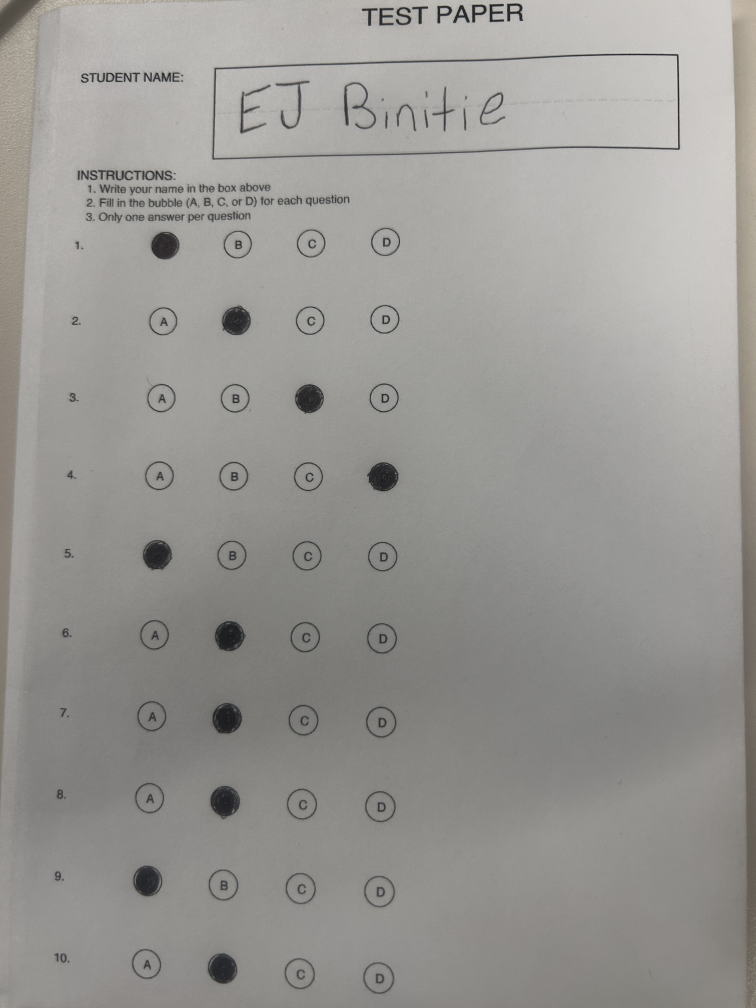
#> input picture yahoo/mission/scanner/test_images/IMG_7096.JPG, 3024 x 4032 px (shown at 1/4 size)
$ python -i bubble_detector.py   (imports and definitions only)
#> lines starting #> are read from the running program, lines starting #| are printed output that depends on the picture; after the words box and inside, x2 and y2 are one past the last pixel; in counts of white or black regions, pixels touching at a corner belong together
"""
Bubble detection module for multiple-choice answer extraction.
"""
import cv2
import numpy as np
import logging
from typing import Dict, Optional, List

logger = logging.getLogger(__name__)


class BubbleDetector:
    """Detects and extracts answers from multiple-choice bubbles."""

    def __init__(self):
        """Initialize bubble detector."""
        self.min_area = 15  # Lowered to detect smaller bubbles
        self.max_area = 12000  # Increased to detect larger bubbles
        self.fill_threshold = 0.35  # Balanced threshold - bubble must be darker than paper
        self.aspect_tolerance = 0.6  # More lenient for slightly non-circular bubbles
        self.circularity_threshold = 0.3  # Lowered to detect slightly imperfect circles

    def preprocess(self, image: np.ndarray) -> np.ndarray:
        """
        Preprocess image for bubble detection.
        Pipeline: Convert to grayscale → Threshold

        Args:
            image: Input image

        Returns:
            Thresholded binary image
        """
        # Step 1: Convert to grayscale
        if len(image.shape) == 3:
            gray = cv2.cvtColor(image, cv2.COLOR_BGR2GRAY)
        else:
            gray = image.copy()

        # Step 2: Threshold the image
        _, thresh = cv2.threshold(gray, 0, 255, cv2.THRESH_BINARY_INV + cv2.THRESH_OTSU)

        return thresh

    def detect_bubbles(self, image: np.ndarray) -> List[Dict]:
        """
        Detect all bubbles in the image.
        Pipeline: Find contours → Filter for circular shapes (bubble size range)

        Args:
            image: Preprocessed binary image

        Returns:
            List of bubble dictionaries
        """
        # Step 3: Find contours
        contours, _ = cv2.findContours(image, cv2.RETR_EXTERNAL, cv2.CHAIN_APPROX_SIMPLE)

        if not contours:
            return []

        bubbles = []

        for contour in contours:
            area = cv2.contourArea(contour)

            # Step 4: Filter for circular shapes (bubble size range)
            if area < self.min_area or area > self.max_area:
                continue

            x, y, w, h = cv2.boundingRect(contour)
            if h == 0:
                continue

            # Check if circular (aspect ratio close to 1.0)
            aspect_ratio = float(w) / h
            if abs(aspect_ratio - 1.0) <= self.aspect_tolerance:
                perimeter = cv2.arcLength(contour, True)
                if perimeter > 0:
                    circularity = 4 * np.pi * area / (perimeter * perimeter)

                    if circularity >= self.circularity_threshold:
                        M = cv2.moments(contour)
                        if M["m00"] != 0:
                            cx = int(M["m10"] / M["m00"])
                            cy = int(M["m01"] / M["m00"])

                            bubbles.append({
                                'contour': contour,
                                'center': (cx, cy),
                                'area': area,
                                'bounding_rect': (x, y, w, h),
                                'circularity': circularity
                            })

        logger.info(f"Detected {len(bubbles)} bubbles")
        return bubbles

    def calculate_fill(self, image: np.ndarray, bubble: Dict) -> float:
        """
        Detect which bubble is filled by average pixel darkness.
        Uses the original grayscale image to check if bubble is filled (darker).

        Args:
            image: Grayscale image (original, not thresholded)
            bubble: Bubble dictionary

        Returns:
            Fill percentage (0.0 to 1.0) - higher = more filled/darker
        """
        x, y, w, h = bubble['bounding_rect']

        # Extract bubble region with padding
        padding = 2
        x_start = max(0, x - padding)
        y_start = max(0, y - padding)
        x_end = min(image.shape[1], x + w + padding)
        y_end = min(image.shape[0], y + h + padding)

        bubble_roi = image[y_start:y_end, x_start:x_end]

        if bubble_roi.size == 0:
            return 0.0

        # Ensure grayscale
        if len(bubble_roi.shape) == 3:
            gray_roi = cv2.cvtColor(bubble_roi, cv2.COLOR_BGR2GRAY)
        else:
            gray_roi = bubble_roi.copy()

        # Use the bubble contour to create a mask
        try:
            mask = np.zeros(gray_roi.shape, dtype=np.uint8)
            contour = bubble.get('contour')
            if contour is not None:
                # Adjust contour coordinates to ROI
                adjusted_contour = contour.copy()
                adjusted_contour[:, :, 0] -= x_start
                adjusted_contour[:, :, 1] -= y_start
                cv2.fillPoly(mask, [adjusted_contour], 255)

                # Get pixels inside the bubble
                masked_pixels = gray_roi[mask > 0]
                if len(masked_pixels) == 0:
                    return 0.0

                # Calculate average brightness inside bubble
                bubble_brightness = np.mean(masked_pixels)

                # Get surrounding paper brightness for comparison
                # Expand ROI to get paper area around bubble
                expand = 15
                x_expand = max(0, x_start - expand)
                y_expand = max(0, y_start - expand)
                x_end_expand = min(image.shape[1], x_end + expand)
                y_end_expand = min(image.shape[0], y_end + expand)

                paper_roi = image[y_expand:y_end_expand, x_expand:x_end_expand]
                if len(paper_roi.shape) == 3:
                    paper_gray = cv2.cvtColor(paper_roi, cv2.COLOR_BGR2GRAY)
                else:
                    paper_gray = paper_roi

                # Get paper pixels (outside the bubble mask area)
                # Create expanded mask
                expanded_mask = np.zeros(paper_gray.shape, dtype=np.uint8)
                if contour is not None:
                    expanded_contour = contour.copy()
                    expanded_contour[:, :, 0] -= x_expand
                    expanded_contour[:, :, 1] -= y_expand
                    cv2.fillPoly(expanded_mask, [expanded_contour], 255)

                paper_mask = cv2.bitwise_not(expanded_mask)
                paper_pixels = paper_gray[paper_mask > 0]

                if len(paper_pixels) > 10:
                    paper_brightness = np.median(paper_pixels)  # Use median to avoid outliers
                else:
                    paper_brightness = 220  # Default bright paper

                # Calculate fill: compare bubble darkness to paper brightness
                # Filled bubbles should be at least 80 points darker than paper
                brightness_diff = paper_brightness - bubble_brightness

                # Normalize: 0-1 scale where 60+ point difference = filled
                # More lenient calculation
                if brightness_diff >= 60:
                    fill_ratio = min(1.0, 0.5 + (brightness_diff - 60) / 80.0)  # 60-140 diff maps to 0.5-1.0
                elif brightness_diff >= 30:
                    fill_ratio = (brightness_diff - 30) / 60.0  # 30-60 diff maps to 0.0-0.5
                else:
                    fill_ratio = 0.0  # Too similar to paper = empty

                return fill_ratio
        except Exception:
            pass

        # Fallback: use entire ROI - compare to estimated paper brightness
        bubble_brightness = np.mean(gray_roi)
        paper_brightness = 200  # Estimated paper brightness

        brightness_diff = paper_brightness - bubble_brightness
        if brightness_diff > 50:
            fill_ratio = min(1.0, brightness_diff / 100.0)
        else:
            fill_ratio = max(0.0, brightness_diff / 50.0)
        return fill_ratio

    def group_by_question(self, bubbles: List[Dict], num_choices: int = 4) -> Dict[int, List[Dict]]:
        """
        Group bubbles by x/y coordinate into each question.

        Args:
            bubbles: List of detected bubbles
            num_choices: Number of answer choices per question (A, B, C, D)

        Returns:
            Dictionary mapping question number to bubbles
        """
        if not bubbles:
            return {}

        # Step 5: Group bubbles by x/y coordinates
        # Sort by y-coordinate (rows) first, then by x-coordinate (columns)
        sorted_bubbles = sorted(bubbles, key=lambda b: (b['center'][1], b['center'][0]))

        question_groups = {}
        current_question = 1
        current_row_y = sorted_bubbles[0]['center'][1]
        row_tolerance = 50  # Pixels tolerance for same row

        for bubble in sorted_bubbles:
            cy = bubble['center'][1]

            # Check if this bubble is in a new row (new question)
            if abs(cy - current_row_y) > row_tolerance:
                current_question += 1
                current_row_y = cy

            if current_question not in question_groups:
                question_groups[current_question] = []

            question_groups[current_question].append(bubble)

        # Sort bubbles within each question by x-coordinate (A, B, C, D order)
        for question_num in question_groups:
            question_groups[question_num] = sorted(
                question_groups[question_num],
                key=lambda b: b['center'][0]
            )[:num_choices]  # Limit to num_choices

        return question_groups

    def extract_answers(self, image: np.ndarray, num_questions: Optional[int] = None, num_choices: int = 4) -> Dict[str, Optional[str]]:
        """
        Extract answers from all bubbles in the image.
        Complete pipeline: grayscale → threshold → contours → filter circles → group by x/y → detect fill by darkness

        Args:
            image: Paper image
            num_questions: Expected number of questions
            num_choices: Number of answer choices per question (A, B, C, D)

        Returns:
            Dictionary mapping question number (as string) to answer letter
            Format: {"1": "B", "2": "D", ...} or None if unanswered
        """
        # Get grayscale version for fill detection
        if len(image.shape) == 3:
            gray_image = cv2.cvtColor(image, cv2.COLOR_BGR2GRAY)
        else:
            gray_image = image.copy()

        # Preprocess: grayscale → threshold
        processed = self.preprocess(image)

        # Detect bubbles: find contours → filter for circular shapes
        bubbles = self.detect_bubbles(processed)

        if not bubbles:
            logger.warning("No bubbles detected")
            return {}

        # Group bubbles by x/y coordinates into questions
        question_groups = self.group_by_question(bubbles, num_choices)

        answers = {}
        choice_letters = [chr(ord('A') + i) for i in range(num_choices)]

        for question_num, question_bubbles in question_groups.items():
            if num_questions and question_num > num_questions:
                break

            marked_bubbles = []

            # Detect which bubble is filled by average pixel darkness
            for i, bubble in enumerate(question_bubbles[:num_choices]):
                fill_percentage = self.calculate_fill(gray_image, bubble)

                if fill_percentage >= self.fill_threshold:
                    marked_bubbles.append((i, choice_letters[i], fill_percentage))

            # Determine answer
            if len(marked_bubbles) == 0:
                answers[str(question_num)] = None
            elif len(marked_bubbles) == 1:
                answers[str(question_num)] = marked_bubbles[0][1]
            else:
                # Multiple bubbles marked - use the one with highest fill (darkest)
                marked_bubbles.sort(key=lambda x: x[2], reverse=True)
                best_fill = marked_bubbles[0][2]
                second_fill = marked_bubbles[1][2] if len(marked_bubbles) > 1 else 0

                # If best fill is significantly higher (15% difference), use it
                # Otherwise, it's ambiguous
                if best_fill - second_fill > 0.15:
                    answers[str(question_num)] = marked_bubbles[0][1]
                else:
                    # Ambiguous - but still pick the best one if it's clearly filled
                    if best_fill > 0.50:  # If best is more than 50% filled, use it
                        answers[str(question_num)] = marked_bubbles[0][1]
                    else:
                        answers[str(question_num)] = None

        return answers

>>> import cv2
>>> picture = cv2.imread('../yahoo/mission/scanner/test_images/IMG_7096.JPG')
#> picture is the input picture: shape (4032, 3024, 3); mean B, G, R 147.5, 151.1, 152.5
>>> result = BubbleDetector().extract_answers(picture)
#> in preprocess, `_, thresh = cv2.threshold(gray, 0, 255, cv2.THRESH_BINARY_INV + cv2.TH..`:
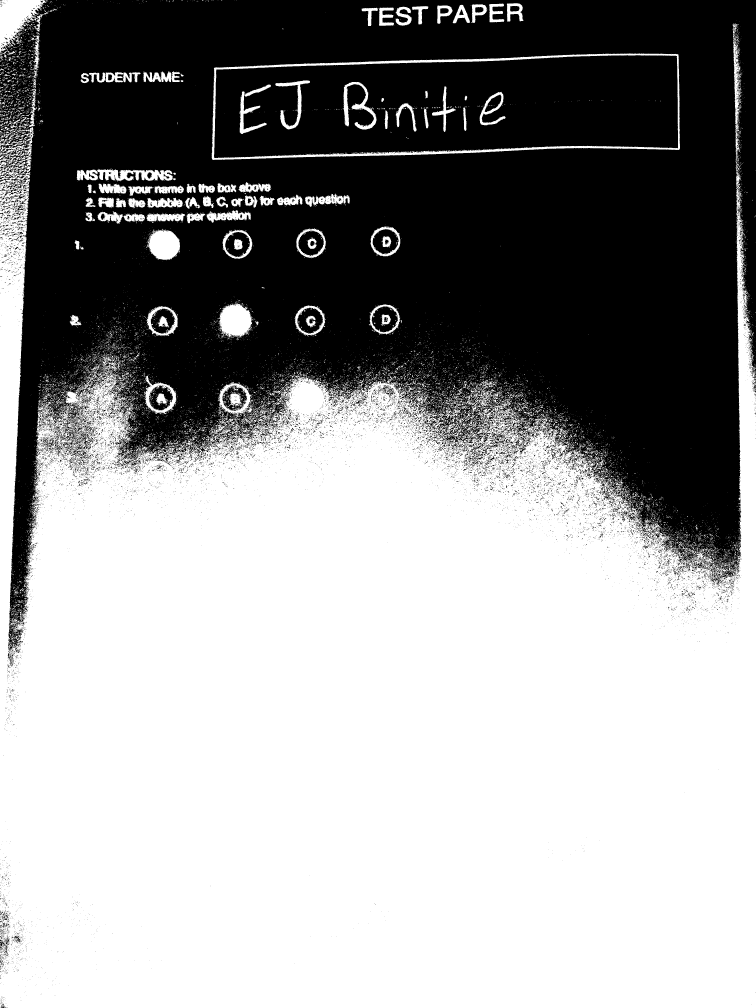
#> thresh: shape (4032, 3024) (shown at 1/4 size); 59% white; 17257 black regions (16240 under 20 px)
#> in detect_bubbles, `contours, _ = cv2.findContours(image, cv2.RETR_EXTERNAL, cv2.CHAIN_APP..`: contours = 14383 contours, 14000 with area under 20; largest, box (x1, y1, x2, y2) and area: (0, 94, 3024, 4032) 6963193, (846, 214, 2720, 640) 697684, (0, 0, 187, 215) 20730, (873, 1213, 1009, 1349) 13190, (874, 1528, 1020, 1699) 12927
#> the loop in detect_bubbles, `for contour in contours:` made 14383 passes
#> (area, x, y, w, h, aspect_ratio, perimeter, circularity) on pass 1823: (22, 2560, 2006, 11, 7, 1.57, 29.31, 0.322)
#> (area, x, y, w, h, aspect_ratio, perimeter, circularity) on passes 191, 201, 315, 354, 405, 416: (22, 65, 2361, 9, 11, 0.818, 41.8, 0.158), (41.5, 79, 2353, 17, 14, 1.21, 88.33, 0.0668), (39.5, 2899, 2268, 17, 17, 1, 85.5, 0.0679), (240.5, 2893, 2252, 43, 37, 1.16, 332.9, 0.0273), (24, 2858, 2240, 11, 9, 1.22, 37.8, 0.211), (31.5, 2930, 2238, 16, 15, 1.07, 99.64, 0.0399)
#> after the loop in detect_bubbles, `for contour in contours:`: bubbles = 53 items
#> in group_by_question, `current_row_y = sorted_bubbles[0]['center'][1]`: current_row_y = 42
#> the loop in group_by_question, `for bubble in sorted_bubbles:` made 53 passes
#> (cy, current_row_y) on passes 6, 7, 9, 14, 15, 16, 18, 19, 21, 23, 24, 28: (156, 156), (229, 229), (300, 300), (366, 366), (434, 434), (496, 496), (560, 560), (694, 694), (753, 753), (807, 807), (965, 965), (1276, 1276)
#> cy on passes 1, 2, 3, 4, 5, 8: 42, 43, 43, 47, 58, 251
#> after the loop in group_by_question, `for bubble in sorted_bubbles:`: current_question = 22; current_row_y = 2368; question_groups = 22 items
#> the loop in group_by_question, `for question_num in question_groups:` made 22 passes
#> the loop in extract_answers, `for question_num, question_bubbles in question_groups.items():` made 22 passes
#> pass 1, in calculate_fill, `paper_roi = image[y_expand:y_end_expand, x_expand:x_end_expand]`:
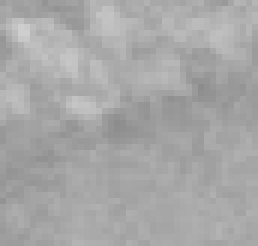
#> paper_roi: shape (41, 43) (shown 6 times larger); min 140, max 206, mean 167.1
#> pass 1, in calculate_fill, `paper_mask = cv2.bitwise_not(expanded_mask)`:
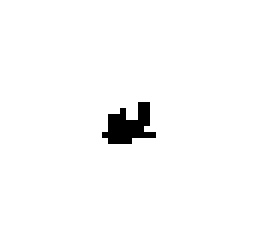
#> paper_mask: shape (41, 43) (shown 6 times larger); 98% white; 1 black region, box (x1, y1, x2, y2) and area: (17, 17, 26, 24) 36
#> pass 1, in calculate_fill (call 2), `bubble_roi = image[y_start:y_end, x_start:x_end]`:
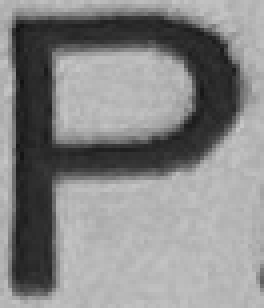
#> bubble_roi: shape (77, 66) (shown 4 times larger); min 18, max 199, mean 135.5
#> pass 1, in calculate_fill (call 2), `paper_roi = image[y_expand:y_end_expand, x_expand:x_end_expand]`:
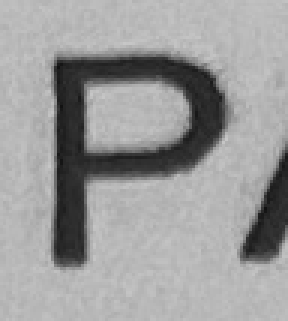
#> paper_roi: shape (107, 96) (shown 3 times larger); min 16, max 199, mean 155.3
